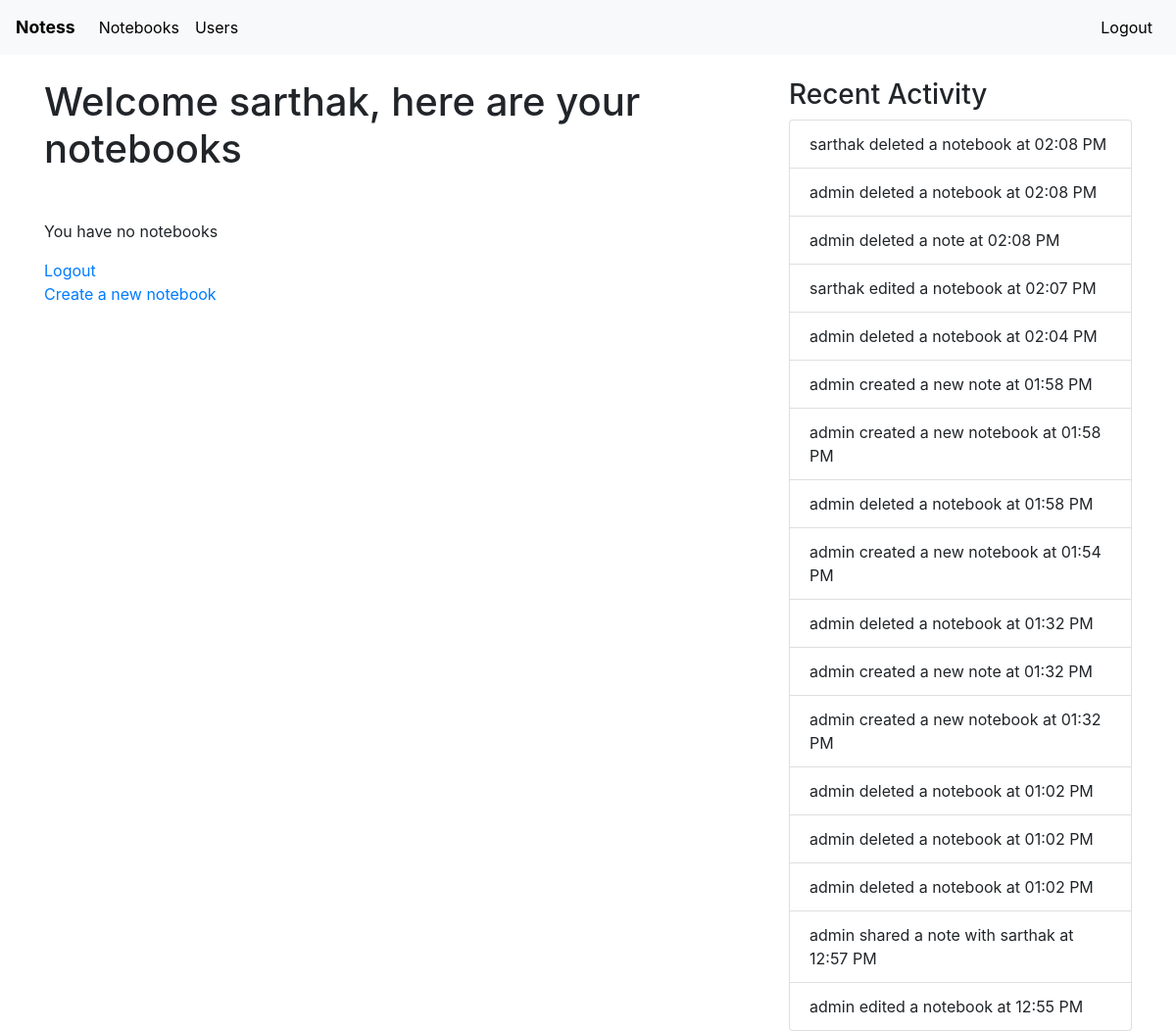
The app's page / (signed in) with its own data.
### home/models.py (models this page shows)
class Activity(models.Model):
    user = models.ForeignKey(User, on_delete=models.CASCADE)
    message = models.CharField(max_length=200)
    time = models.TimeField(auto_now_add=True)
    def __str__(self):
        return f"{self.user} {self.message} at {self.time.strftime('%I:%M %p')}"

### home/views.py (the view)
# urls.py: path('',views.index,name="index"),
@login_required(login_url="/login")
def index(request):
    context={
        'user' : request.user,
        'notebooks': Notebook.objects.filter(user=request.user),
        'activities': Activity.objects.all().order_by('-time')
    }
    return render(request,'viewnotebooks.html',context=context)

### templates/viewnotebooks.html (shortened to what this page needs)
{% extends 'base.html' %}
{% block content %}
<h1>Welcome {{user.username}}, here are your notebooks</h1><br>
    {% if not notebooks %}
    <p>You have no notebooks</p>
    {% endif %}
        <a href="/logout">Logout</a><br>
    <a href="/create-notebook">Create a new notebook</a>
{% endblock %}

### templates/base.html (shortened to what this page needs)
<!DOCTYPE html>
<html lang="en">
<head>
    <link rel="stylesheet" href="https://stackpath.bootstrapcdn.com/bootstrap/4.5.2/css/bootstrap.min.css">
    <link rel="stylesheet" href="https://cdnjs.cloudflare.com/ajax/libs/font-awesome/6.0.0/css/all.min.css" />
</head>
<body class="d-flex flex-column min-vh-100" >
    <nav class="navbar navbar-expand-lg navbar-light bg-light">
        <a class="navbar-brand" href="/">Notess</a>
        <div class="collapse navbar-collapse" id="navbarNav">
            <ul class="navbar-nav">
                <li class="nav-item">
                    <a class="nav-link" href="/">Notebooks</a>
                </li>
                 <li class="nav-item">
                    <a class="nav-link" href="/users/">Users</a>
                </li>
            </ul>
             <ul class="navbar-nav ml-auto align-items-center">
                 <li class="nav-item">
                    <a class="nav-link" href="/logout/">Logout</a>
                </li>
            </ul>
        </div>
    </nav>
    <div class="container mt-4">
        <div class="row">
            <div class="col-md-8">
                {% block content %}{% endblock %}
            </div>
            <div class="col-md-4">
                <h3>Recent Activity</h3>
                <ul class="list-group">
                    {% for activity in activities %}
                        <li class="list-group-item">{{activity}}</li>
                    {% empty %}
                        <li class="list-group-item">No activity yet</li>
                    {% endfor %}
                </ul>
            </div>
        </div>
    </div>
</body>
</html>

### templates/base.html (style rules this page uses)
body { transition: background-color 0.3s, color 0.3s; }
a { color: #007bff; text-decoration: none; }
.navbar.navbar-light.bg-light { transition: background-color 0.3s; }
.navbar.navbar-light.bg-light .navbar-brand, .navbar.navbar-light.bg-light .nav-link { color: black !important; display: flex; align-items: center; }
.navbar-brand { font-size: 1.1rem; font-weight: bold; }
.navbar-nav { align-items: center; }
.list-group-item { transition: background-color 0.3s, color 0.3s; }

### records on screen
Activity: user+message+time "sarthak deleted a notebook at 02:08 PM"
Activity: user+message+time "admin deleted a notebook at 02:08 PM"
Activity: user+message+time "admin deleted a note at 02:08 PM"
Activity: user+message+time "sarthak edited a notebook at 02:07 PM"
Activity: user+message+time "admin deleted a notebook at 02:04 PM"
Activity: user+message+time "admin created a new note at 01:58 PM"
Activity: user+message+time "admin created a new notebook at 01:58 PM"
Activity: user+message+time "admin deleted a notebook at 01:58 PM"
Activity: user+message+time "admin created a new notebook at 01:54 PM"
Activity: user+message+time "admin deleted a notebook at 01:32 PM"
Activity: user+message+time "admin created a new note at 01:32 PM"
Activity: user+message+time "admin created a new notebook at 01:32 PM"
Activity: user+message+time "admin deleted a notebook at 01:02 PM"
Activity: user+message+time "admin deleted a notebook at 01:02 PM"
Activity: user+message+time "admin deleted a notebook at 01:02 PM"
Activity: user+message+time "admin shared a note with sarthak at 12:57 PM"
Activity: user+message+time "admin edited a notebook at 12:55 PM"

### other values on screen
{{ user.username }} "sarthak"
